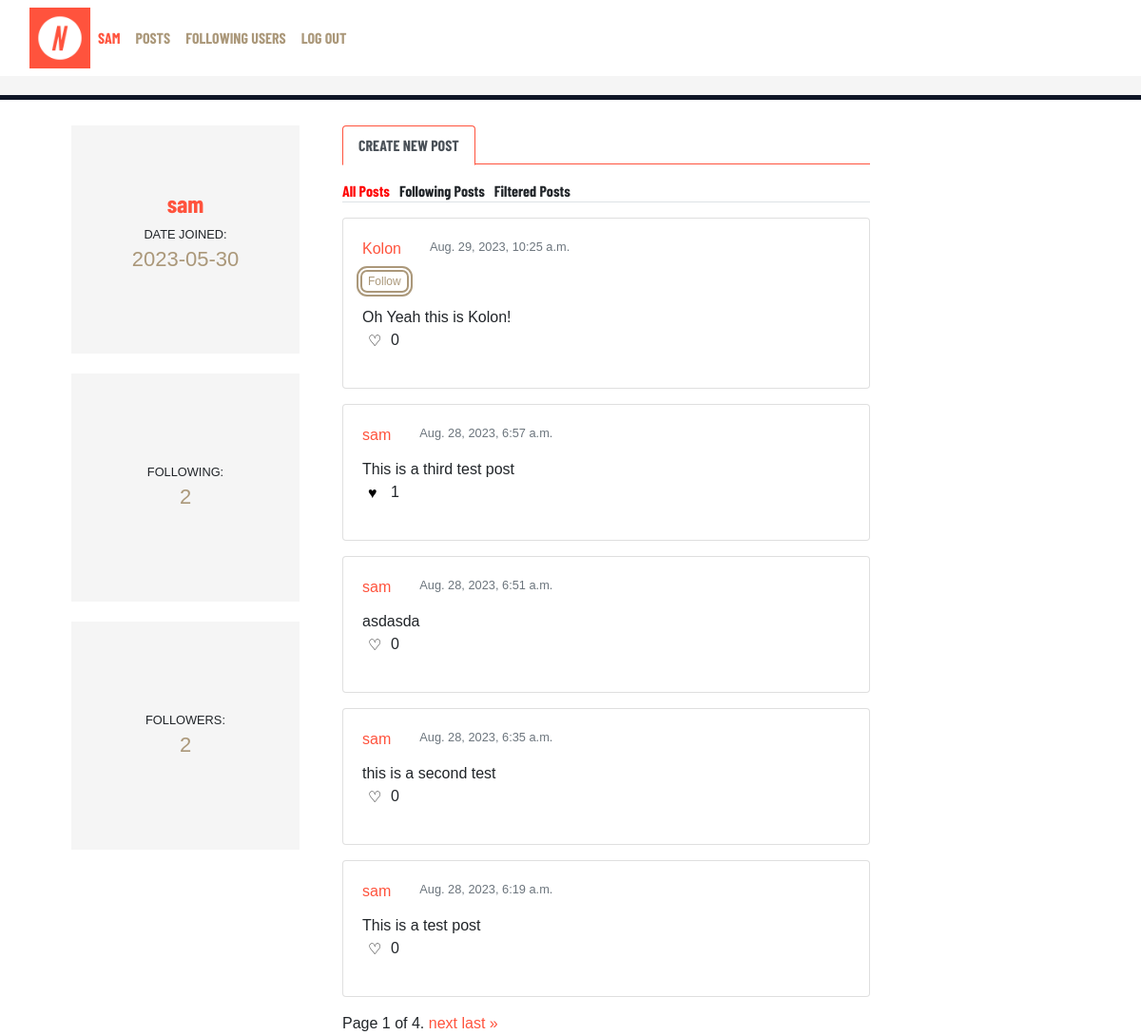
/ (signed in), run on the app's committed database.
### network/models.py (models this page shows)
class User(AbstractUser):
    following = models.ManyToManyField('self', symmetrical=False, blank=True, related_name='followers_set')
    pass

class Post(models.Model):
    id = models.BigAutoField(primary_key=True)
    content = models.TextField()
    created = models.DateTimeField(auto_now_add=True, editable=False)
    updated = models.DateTimeField(auto_now=True, editable=False)
    is_active = models.BooleanField(default=True)
    created_by = models.ForeignKey(User, related_name="post_createdy_by", on_delete=models.CASCADE)
    def total_likes(self):
        return self.likes.count()

### network/views.py (the view)
# urls.py: path("", views.posts, name='posts'),
def posts(request):
    new_post_form = NewPost()
    user = request.user
    all_posts = Post.objects.filter(is_active=True).order_by('-created')
    data = []
    user_post_data = []
    following_data = []
    for post in all_posts:
        post_data = {
            'id': post.id,
            'content': post.content,
            'created': post.created,
            'created_by': post.created_by.username,
            'created_by_id': post.created_by.id,
            'is_liked': user.is_authenticated and Like.objects.filter(post=post, user=user).exists(),
            'likes': post.total_likes(),
            'can_follow': user.is_authenticated and user.id != post.created_by.id
        }
        data.append(post_data)
        if post_data['can_follow']:
            user_post_data.append(post_data)
    data_paginator = Paginator(data, 5)
    page = data_paginator.get_page(request.GET.get('page'))
    data_user_paginator = Paginator(user_post_data, 5)
    page_user = data_user_paginator.get_page(request.GET.get('page'))
    if user.is_authenticated:
        following_ids = UserFollowing.objects.filter(user=user).values_list('following__id', flat=True)
        following_posts = Post.objects.filter(is_active=True, created_by__id__in=following_ids).order_by('-created')
        for post in following_posts:
            post_data = {
                'id': post.id,
                'content': post.content,
                'created': post.created,
                'created_by': post.created_by.username,
                'created_by_id': post.created_by.id,
                'is_liked': Like.objects.filter(post=post, user=user).exists(),
                'likes': post.total_likes()
            }
            following_data.append(post_data)
        following_posts_paginator = Paginator(following_data, 5)
        page_following = following_posts_paginator.get_page(request.GET.get('page'))
        followers_count = user.followers_set.count()
        following_count = user.following.count()
    else:
        page_following = None
        followers_count = 0
        following_count = 0
    return render(request, 'network/posts.html', {
        'post_data': post_data,
        'posts': all_posts,
        'data': data,
        'new_post_form': new_post_form,
        'following_data': following_data,
        'followers_count': followers_count,
        'following_count': following_count,
        'page_following': page_following,
        'page': page,
        'page_user': page_user
    })

### network/forms.py
class NewPost(forms.ModelForm):
    content = forms.CharField(widget=forms.Textarea(attrs={
        'class': 'new-post-text-field',  # CSS class name
    }))
    class Meta:
        model = Post
        fields = ['content']

### network/templates/network/posts.html (shortened to what this page needs)
{% extends "network/sub-layout.html" %}
{% block center_column_content %}
    <div class="col-md-9 ">
        {% if user.is_authenticated %}
                <ul class="nav nav-tabs mt-3" id="new_post_tab" role="tablist">
                    <li class="nav-item" role="presentation">
                    <button id="new_posts_button" class="nav-link active" type="button" role="tab" aria-controls="home-tab-pane" aria-selected="true">Create New Post</button>
                    </li>
                </ul>
        {% endif %}
        {% if user.is_authenticated %}
        <ul class="nav nav-tabs mt-3 tab-list" id="myTab">
            <li class="nav-item tab-link" onclick="openTab('all_posts')">All Posts</li>
            <li class="nav-item tab-link" onclick="openTab('following_posts')">Following Posts</li>
            <li class="nav-item tab-link" onclick="openTab('user_posts')">Filtered Posts</li>
        </ul>
        {% else %}
        <ul class="nav nav-tabs mt-3 tab-list" id="myTab">
            <li class="nav-item tab-link" onclick="openTab('all_posts')">All Posts</li>
        </ul>
        {% endif %}
        {% if user.is_authenticated %}
            <div id="all_posts" class="tab-content">
                {% for post in page %}
                <div class="card my-3">
                    <div class="card-body">
                        <div class="row">
                            <div class="col-auto">
                                <div class="card-title"><a href="{% url 'user_page' post.created_by %}">{{post.created_by}}</a></div>
                            </div>
                            <div class="col-auto">
                                <div class="text-muted small mb-3">{{post.created}}</div>
                            </div>
                        </div>
                        {% if request.user.id != post.created_by_id and user.is_authenticated %}
                            <div class="follow-form">
                                <form id="follow-form" class="" action="{% url 'follow_user' post.created_by %}" method="POST">
                                    {% if post.following_user %}
                                        <input type="submit" class="follow_status_button custom-button-unfollow" value="Unfollow" data-username="{{post.created_by}}">
                                    {% else %}
                                        <input type="submit" class="follow_status_button custom-button-follow" value="Follow" data-username="{{post.created_by}}">
                                    {% endif %}
                                </form>
                            </div>
                        {% endif %}
                        <div class="card-text">{{post.content}}</div>
                        <div class="row">
                            <div class="col like-col">
                                {% if user.is_authenticated %}
                                    <form id="like-form-{{ post.id }}" class="like-form" data-post-id="{{ post.id }}" action="{% url 'like_post' post.id %}" method="POST">
                                        {% if post.is_liked %}
                                            <input id="all_posts-like-button-{{ post.id }}" type="submit" class="like-button" value='♥'>
                                        {% else %}
                                            <input id="all_posts-like-button-{{ post.id }}" type="submit" class="like-button" value='♡'>
                                        {% endif %}
                                    </form>
                                {% else %}
                                    {% if post.is_liked %}
                                        <input id="all_posts-like-button-{{ post.id }}" type="submit" class="like-button" value='♥' disabled>
                                    {% else %}
                                        <input id="all_posts-like-button-{{ post.id }}" type="submit" class="like-button" value='♡' disabled>
                                    {% endif %}
                                {% endif %}
                            </div>
                            <div class="col like-col">
                                <div id="all_posts-like-count-{{ post.id }}" class=""> {{post.likes}}</div>
                            </div>
                        </div>
                    </div>
                </div>
                {% endfor %}
                <div class="pagination">
                    <span class="step-links">
                        <span class="current">
                            Page {{ page.number }} of {{ page.paginator.num_pages }}.
                        </span>
                        {% if page.has_next %}
                            <a href="?page={{ page.next_page_number }}">next</a>
                            <a href="?page={{ page.paginator.num_pages }}">last &raquo;</a>
                        {% endif %}
                    </span>
                </div>
            </div>
        {% endif %}
    </div>
{% endblock %}

### network/templates/network/sub-layout.html (shortened to what this page needs)
{% extends "network/layout.html" %}
{% load static %}
{% block body %}
<div class="container">
    <div class="row mx-auto mt-3">
        {% if user.is_authenticated %}
            <div id="left-col" class="col-12 col-md-3 wrap-text text-center">
                <div class="left-col-top col-4 col-md-12">
                    <div class="content">
                        <div class="p-wrapper">
                            <a href="{% url 'user_page' user.username %}"><h3>{{user.username}}</h3></a>
                            <p class="small" style="margin-bottom: 0; text-transform: uppercase;">date joined:</p>
                            <p class="text-emphasis strong">{{ user.date_joined|date:"Y-m-d" }}</p>
                        </div>
                    </div>
                </div>
                <div class="left-col-top col-4 col-md-12">
                    <div class="content">
                        <div class="p-wrapper">
                            <p class="small">Following:</p>
                            <a href="{% url 'stats' user.username %}"><p class="text-emphasis strong">{{following_count}}</p></a>
                        </div>
                    </div>
                </div>
                <div class="left-col-top col-4 col-md-12">
                    <div class="content">
                        <div class="p-wrapper">
                            <p class="small">Followers:</p>
                            <a href="{% url 'stats' user.username %}"><p class="text-emphasis strong">{{followers_count}}</p></a>
                        </div>
                    </div>
                </div>
            </div>
        {% endif %}
        <div class="col-md-9 ">
            {% block center_column_content %}
            {% endblock %}
        </div>
    </div>
</div>
{% endblock %}

### network/templates/network/layout.html (shortened to what this page needs)
{% load static %}
{% load bootstrap5 %}
{% bootstrap_css %}
<!DOCTYPE html>
<html lang="en">
    <head>
        <link rel="stylesheet" href="https://stackpath.bootstrapcdn.com/bootstrap/4.4.1/css/bootstrap.min.css">
        <link href="{% static 'network/css/styles.css' %}" rel="stylesheet">
    </head>
    <body>
        <nav id="top-navbar" class="navbar navbar-expand-lg">
            <div class="container-fluid">
                <a href="{% url 'posts' %}">
                    <img id="header-logo" class="img-fluid" src="{% static 'images/network-logo.jpg' %}" alt="">
                </a>
              <div class="collapse navbar-collapse" id="navbarNavAltMarkup">
                <div class="navbar-nav">
                    {% if user.is_authenticated %}
                    <a id="nav-link-user" class="nav-link" href="{% url 'user_page' user.username %}"><strong>{{ user.username }}</strong></a>
                {% endif %}
                    <a class="nav-link" href="{% url 'posts' %}">Posts</a>
                {% if user.is_authenticated %}
                    <a class="nav-link" href="{% url 'following_user_post' %}">Following Users</a>
                    <a class="nav-link" href="{% url 'logout' %}">Log Out</a>
                {% else %}
                    <a class="nav-link" href="{% url 'login' %}">Log In</a>
                    <a class="nav-link" href="{% url 'register' %}">Register</a>
                {% endif %}
                </div>
              </div>
            </div>
          </nav>
        <div class="body container mt-3">
            {% block body %}
            {% endblock %}
        </div>
    </body>
</html>

### network/static/network/css/styles.css (style rules this page uses)
h1, h2, h3, h4, button { font-family: 'Barlow Condensed', sans-serif !important; }
a, p, body { font-family: 'Montserrat', sans-serif !important; }
html body { font-family: 'Montserrat', sans-serif !important; }
.btn, .navbar, .card-title, .nav-item, .nav-link { font-family: 'Barlow Condensed', sans-serif !important; }
p { font-size: calc(1rem + 0.5vw); }
a { color: #ff533d }
h3 { font-size: calc(1.2rem + 0.5vw); }
#header-logo { height: 8vh; }
#top-navbar { height: 100px; background-color: #fff; border-bottom: 20px solid #f5f5f5; box-shadow: 0 5px 0 0 #0f1626; }
.nav-link { color:#ab987a; text-transform: uppercase; }
#nav-link-user { color:#ff533d; }
@media (min-width: 768px) { .left-col-top { width: 100%; padding-top: 100%; margin-top: 2vh; } }
.left-col-top { width: 100%; position: relative; background-color: #f5f5f5; border-bottom: 5px solid #fff; }
.left-col-top h3 { word-wrap: break-word; overflow-wrap: break-word; hyphens: auto; white-space: normal; }
.left-col-top .content { position: absolute; top: 0; left: 0; bottom: 0; right: 0; display: flex; align-items: center; justify-content: center; }
.left-col-top .content .p-wrapper { display: flex; flex-direction: column; align-items: center; justify-content: center; }
.left-col-top .content .p-wrapper p:first-child { margin-bottom: 0; text-transform: uppercase; }
.text-emphasis { color:#ab987a; }
.wrap-text { word-wrap: break-word; }
#new_posts_button { border-color: #ff533d #ff533d #fff; font-weight: bold; }
#new_post_tab { border-bottom: 1px #ff533d solid; }
.like-button { background: none; border: none; }
.like-col { max-width: 3%; }
a { text-decoration: none; }
.custom-button-follow { display: inline-block; background-color: #fff; border-radius: 5px; border: none; color: #ab987a; cursor: pointer; font-size: 12px; text-decoration: none; transition: 0.3s; box-shadow: 0 0 0 2px #ab987a, 0 0 0 4px white, 0 0 0 6px #ab987a; }
.tab-content { display: none; }
.tab-list { list-style-type: none; padding: 0; }
.tab-list li { display: inline; margin-right: 10px; cursor: pointer; }
.tab-list .active { color:red; }

### data on the page
User: username "SAM", username "sam", date_joined "2023-05-30", created_by "sam" "sam" "sam" "sam"
User: created_by "Kolon"
Post: created "Aug. 29, 2023, 10:25 a.m.", content "Oh Yeah this is Kolon!"
Post: created "Aug. 28, 2023, 6:57 a.m.", content "This is a third test post"
Post: created "Aug. 28, 2023, 6:51 a.m.", content "asdasda"
Post: created "Aug. 28, 2023, 6:35 a.m.", content "this is a second test"
Post: created "Aug. 28, 2023, 6:19 a.m.", content "This is a test post"

### other printed values
{{ following_count }} "2"
{{ followers_count }} "2"
{{ post.likes }} "0" "1" "0" "0" "0"
{{ page.number }} "1"
{{ page.paginator.num_pages }} "4"
